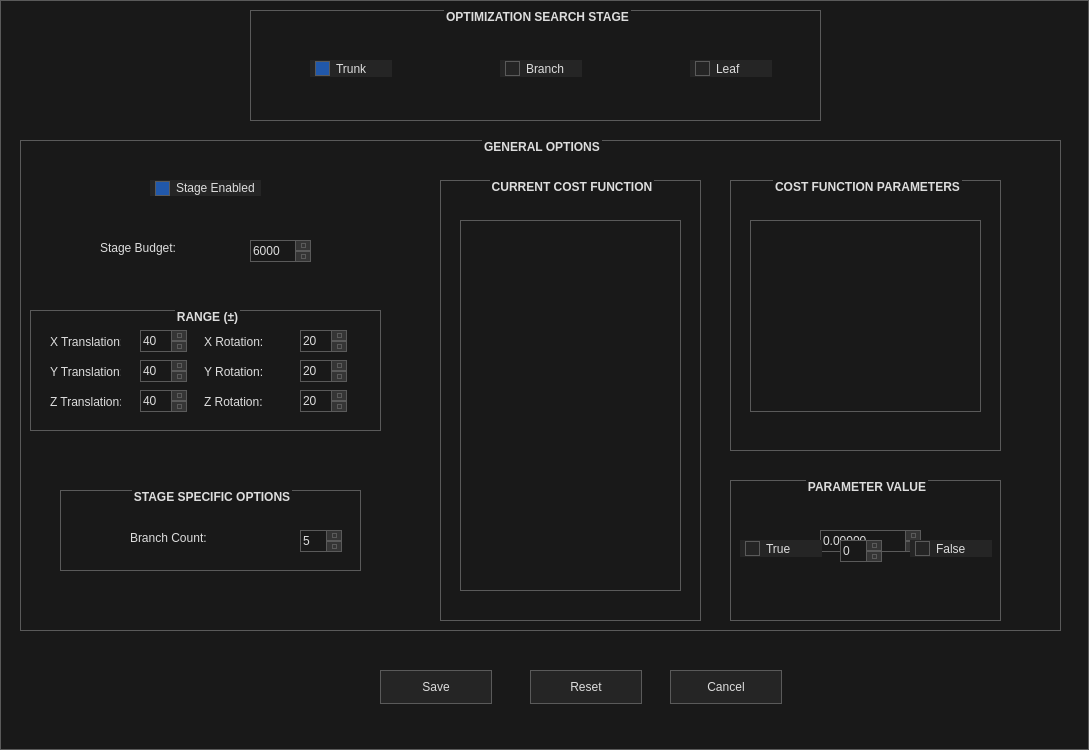
<?xml version="1.0" encoding="UTF-8"?>
<ui version="4.0">
 <class>settings_control</class>
 <widget class="QDialog" name="settings_control">
  <property name="geometry">
   <rect>
    <x>0</x>
    <y>0</y>
    <width>1089</width>
    <height>750</height>
   </rect>
  </property>
  <property name="windowTitle">
   <string>Optimizer Settings</string>
  </property>
  <property name="windowIcon">
   <iconset resource="mainscreen.qrc">
    <normaloff>:/Desktop_Icon/Resources/jta_dime_icon.png</normaloff>:/Desktop_Icon/Resources/jta_dime_icon.png</iconset>
  </property>
  <property name="styleSheet">
   <string notr="true">/*
	Based on a template by Emanuel Claesson (c) 2013 with modifications by Paris Flood

	Licensed under the Apache License, Version 2.0 (the &quot;License&quot;);
	you may not use this file except in compliance with the License.
	You may obtain a copy of the License at

		http://www.apache.org/licenses/LICENSE-2.0

	Unless required by applicable law or agreed to in writing, software
	distributed under the License is distributed on an &quot;AS IS&quot; BASIS,
	WITHOUT WARRANTIES OR CONDITIONS OF ANY KIND, either express or implied.
	See the License for the specific language governing permissions and
	limitations under the License.
*/

/*
	COLOR_DARK     = #191919
	COLOR_MEDIUM   = #353535
	COLOR_MEDLIGHT = #5A5A5A
	COLOR_LIGHT    = #DDDDDD
	COLOR_BLUE  = #2158AA
	COLOR_ORANGE = #D66C23
*/
* {
	background: #191919;
	color: #DDDDDD;
border: 1px solid #5A5A5A;
}

 QMenuBar {
	background: #191919;
	border-style: none;
 }

 QMenuBar::item {
	 background: transparent;
     spacing: 3px; /* spacing between menu bar items */
     padding: 5px 25px;
 }

 QMenuBar::item:selected{
	background: #353535;
  	border: 2px solid #D66C23;
    border-style: none none solid none;
}

 QMenuBar::item:pressed {
	background: #5A5A5A;
}

QCheckBox, QRadioButton {
	border: none;
}

QRadioButton::indicator, QCheckBox::indicator {
	width: 13px;
	height: 13px;
}

QRadioButton::indicator::unchecked, QCheckBox::indicator::unchecked {
	left: 5px;
	border: 1px solid #5A5A5A;
	background: none;
}

QRadioButton::indicator:unchecked:hover, QCheckBox::indicator:unchecked:hover {
	left: 5px;
	border: 1px solid #D66C23;
}

QRadioButton::indicator::checked, QCheckBox::indicator::checked {
	left: 5px;
	border: 1px solid #5A5A5A;
	background: #2158AA;
}

QRadioButton::indicator:checked:hover, QCheckBox::indicator:checked:hover {
	left: 5px;
	border: 1px solid #D66C23;
	background: #2158AA;
}

QGroupBox::title {
	subcontrol-origin: margin;
    subcontrol-position: top center;
}

QScrollBar {
	border: 1px solid #5A5A5A;
	background: #191919;
}

QScrollBar:horizontal {
	height: 15px;
	margin: 0px 16px 0px 16px;
}

QScrollBar:vertical {
	width: 15px;
	margin: 16px 0px 16px 0px;
}

QScrollBar::handle {
	background: #353535;
	border: 1px solid #5A5A5A;
}

QScrollBar::handle:horizontal {
	border-width: 0px 1px 0px 1px;
}

QScrollBar::handle:vertical {
	border-width: 1px 0px 1px 0px;
}

QScrollBar::handle:horizontal {
	min-width: 20px;
}

QScrollBar::handle:vertical {
	min-height: 20px;
}

QScrollBar::add-line, QScrollBar::sub-line {
	background:#353535;
	border: 1px solid #5A5A5A;
	subcontrol-origin: margin;
}

QScrollBar::add-line {
	position: absolute;
}

QScrollBar::add-line:horizontal {
	width: 15px;
	subcontrol-position: right;
	left: 15px;
}

QScrollBar::add-line:vertical {
	height: 15px;
	subcontrol-position: bottom;
	top: 15px;
}

QScrollBar::sub-line:horizontal {
	width: 15px;
	subcontrol-position: left;
}

QScrollBar::sub-line:vertical {
	height: 15px;
	subcontrol-position: top;
}

QScrollBar:left-arrow, QScrollBar::right-arrow, QScrollBar::up-arrow, QScrollBar::down-arrow {
	border: 1px solid #5A5A5A;
	width: 3px;
	height: 3px;
}

QScrollBar::add-page, QScrollBar::sub-page {
	background: none;
}

QAbstractButton {
	background: #252525;
}

QAbstractButton:disabled {
	background: #3F3F3F;
}

QAbstractButton:hover {
	background: #353535;
}

QPushButton:hover {
	background: #353535;
  	border: 1px solid #D66C23;
}

QAbstractButton:pressed {
	background: #5A5A5A;
}

QAbstractItemView {
	show-decoration-selected: 1;
 	outline: 0;
	selection-background-color: #2158AA;
	selection-color: #DDDDDD;
	alternate-background-color: #353535;
}

QHeaderView {
	border: 1px solid #5A5A5A;
}

QHeaderView::section {
	background: #191919;
	border: 1px solid #5A5A5A;
	padding: 4px;
}

QHeaderView::section:selected, QHeaderView::section::checked {
	background: #353535;
}

QTableView {
	gridline-color: #5A5A5A;
}

QTabBar {
	margin-left: 2px;
}

QTabBar::tab {
	border-radius: 0px;
	padding: 4px;
	margin: 4px;
}

QTabBar::tab:selected {
	background: #353535;
}

QComboBox::down-arrow {
	border: 1px solid #5A5A5A;
	background: #353535;
}

QComboBox::drop-down {
	border: 1px solid #5A5A5A;
	background: #353535;
}

QComboBox::down-arrow {
	width: 3px;
	height: 3px;
	border: 1px solid #5A5A5A;
}

QAbstractSpinBox {
	padding-right: 15px;
}

QAbstractSpinBox::up-button, QAbstractSpinBox::down-button {
	border: 1px solid #5A5A5A;
	background: #353535;
	subcontrol-origin: border;
}
QAbstractSpinBox::up-button:hover, QAbstractSpinBox::down-button:hover {
	border: 1px solid #D66C23;
}
QAbstractSpinBox::up-button:pressed, QAbstractSpinBox::down-button:pressed {
	background: #5A5A5A;
}

QAbstractSpinBox::up-arrow, QAbstractSpinBox::down-arrow {
	width: 3px;
	height: 3px;
	border: 1px solid #5A5A5A;
}
QAbstractSpinBox::up-arrow:hover, QAbstractSpinBox::down-arrow:hover {
	border: 1px solid #D66C23;
}

QSlider {
	border: none;
}

QSlider::groove:horizontal {
	height: 5px;
	margin: 4px 0px 4px 0px;
}

QSlider::groove:vertical {
	width: 5px;
	margin: 0px 4px 0px 4px;
}

QSlider::handle {
	border: 1px solid #5A5A5A;
	background: #353535;
}

QSlider::handle:horizontal {
	width: 15px;
	margin: -4px 0px -4px 0px;
}

QSlider::handle:vertical {
	height: 15px;
	margin: 0px -4px 0px -4px;
}

QSlider::add-page:vertical, QSlider::sub-page:horizontal {
	background: #2158AA;
}

QSlider::sub-page:vertical, QSlider::add-page:horizontal {
	background: #353535;
}

QLabel {
	border: none;
}

QProgressBar {
	text-align: center;
}

QProgressBar::chunk {
	width: 1px;
	background-color: #2158AA;
}

QMenu::separator {
	background: #353535;
}

QGroupBox {
	font: bold
}

QListWidget::item:selected {
    background-color: #2158AA;
}

 QMenu::item:selected{
	background: #353535;
	border: 2px solid #D66C23;
    border-style: none solid none none;
}

 QMenu::pressed {
	background: #5A5A5A;
}

QMenu::separator {
    height: 5px;
	background: #2158AA;
}</string>
  </property>
  <widget class="QPushButton" name="save_button">
   <property name="geometry">
    <rect>
     <x>380</x>
     <y>670</y>
     <width>112</width>
     <height>34</height>
    </rect>
   </property>
   <property name="text">
    <string>Save</string>
   </property>
  </widget>
  <widget class="QPushButton" name="reset_button">
   <property name="geometry">
    <rect>
     <x>530</x>
     <y>670</y>
     <width>112</width>
     <height>34</height>
    </rect>
   </property>
   <property name="text">
    <string>Reset</string>
   </property>
  </widget>
  <widget class="QGroupBox" name="general_options_groupBox">
   <property name="geometry">
    <rect>
     <x>20</x>
     <y>140</y>
     <width>1041</width>
     <height>491</height>
    </rect>
   </property>
   <property name="title">
    <string>GENERAL OPTIONS</string>
   </property>
   <widget class="QGroupBox" name="range_groupBox">
    <property name="geometry">
     <rect>
      <x>10</x>
      <y>170</y>
      <width>351</width>
      <height>121</height>
     </rect>
    </property>
    <property name="title">
     <string>RANGE (±)</string>
    </property>
    <property name="alignment">
     <set>Qt::AlignCenter</set>
    </property>
    <widget class="QLabel" name="x_translation_label">
     <property name="geometry">
      <rect>
       <x>20</x>
       <y>24</y>
       <width>71</width>
       <height>16</height>
      </rect>
     </property>
     <property name="text">
      <string>X Translation:</string>
     </property>
    </widget>
    <widget class="QLabel" name="y_translation_label">
     <property name="geometry">
      <rect>
       <x>20</x>
       <y>54</y>
       <width>71</width>
       <height>16</height>
      </rect>
     </property>
     <property name="text">
      <string>Y Translation:</string>
     </property>
    </widget>
    <widget class="QLabel" name="z_translation_label">
     <property name="geometry">
      <rect>
       <x>20</x>
       <y>84</y>
       <width>71</width>
       <height>16</height>
      </rect>
     </property>
     <property name="text">
      <string>Z Translation:</string>
     </property>
    </widget>
    <widget class="QLabel" name="x_rotation_label">
     <property name="geometry">
      <rect>
       <x>174</x>
       <y>24</y>
       <width>61</width>
       <height>16</height>
      </rect>
     </property>
     <property name="text">
      <string>X Rotation:</string>
     </property>
    </widget>
    <widget class="QLabel" name="y_rotation_label">
     <property name="geometry">
      <rect>
       <x>174</x>
       <y>54</y>
       <width>61</width>
       <height>16</height>
      </rect>
     </property>
     <property name="text">
      <string>Y Rotation:</string>
     </property>
    </widget>
    <widget class="QLabel" name="z_rotation_label">
     <property name="geometry">
      <rect>
       <x>174</x>
       <y>84</y>
       <width>61</width>
       <height>16</height>
      </rect>
     </property>
     <property name="text">
      <string>Z Rotation:</string>
     </property>
    </widget>
    <widget class="QSpinBox" name="x_translation_spinBox">
     <property name="geometry">
      <rect>
       <x>110</x>
       <y>20</y>
       <width>47</width>
       <height>22</height>
      </rect>
     </property>
     <property name="maximum">
      <number>1000000</number>
     </property>
     <property name="value">
      <number>40</number>
     </property>
    </widget>
    <widget class="QSpinBox" name="y_translation_spinBox">
     <property name="geometry">
      <rect>
       <x>110</x>
       <y>50</y>
       <width>47</width>
       <height>22</height>
      </rect>
     </property>
     <property name="maximum">
      <number>1000000</number>
     </property>
     <property name="value">
      <number>40</number>
     </property>
    </widget>
    <widget class="QSpinBox" name="z_translation_spinBox">
     <property name="geometry">
      <rect>
       <x>110</x>
       <y>80</y>
       <width>47</width>
       <height>22</height>
      </rect>
     </property>
     <property name="maximum">
      <number>1000000</number>
     </property>
     <property name="value">
      <number>40</number>
     </property>
    </widget>
    <widget class="QSpinBox" name="x_rotation_spinBox">
     <property name="geometry">
      <rect>
       <x>270</x>
       <y>20</y>
       <width>47</width>
       <height>22</height>
      </rect>
     </property>
     <property name="maximum">
      <number>180</number>
     </property>
     <property name="value">
      <number>20</number>
     </property>
    </widget>
    <widget class="QSpinBox" name="y_rotation_spinBox">
     <property name="geometry">
      <rect>
       <x>270</x>
       <y>50</y>
       <width>47</width>
       <height>22</height>
      </rect>
     </property>
     <property name="maximum">
      <number>180</number>
     </property>
     <property name="value">
      <number>20</number>
     </property>
    </widget>
    <widget class="QSpinBox" name="z_rotation_spinBox">
     <property name="geometry">
      <rect>
       <x>270</x>
       <y>80</y>
       <width>47</width>
       <height>22</height>
      </rect>
     </property>
     <property name="maximum">
      <number>180</number>
     </property>
     <property name="value">
      <number>20</number>
     </property>
    </widget>
   </widget>
   <widget class="QLabel" name="stage_budget_label">
    <property name="geometry">
     <rect>
      <x>80</x>
      <y>100</y>
      <width>141</width>
      <height>16</height>
     </rect>
    </property>
    <property name="text">
     <string>Stage Budget:</string>
    </property>
   </widget>
   <widget class="QSpinBox" name="budget_spinBox">
    <property name="geometry">
     <rect>
      <x>230</x>
      <y>100</y>
      <width>61</width>
      <height>22</height>
     </rect>
    </property>
    <property name="minimum">
     <number>1</number>
    </property>
    <property name="maximum">
     <number>999999999</number>
    </property>
    <property name="value">
     <number>6000</number>
    </property>
   </widget>
   <widget class="QCheckBox" name="stage_enabled_checkBox">
    <property name="geometry">
     <rect>
      <x>130</x>
      <y>40</y>
      <width>111</width>
      <height>16</height>
     </rect>
    </property>
    <property name="text">
     <string>Stage Enabled</string>
    </property>
    <property name="checked">
     <bool>true</bool>
    </property>
   </widget>
   <widget class="QGroupBox" name="stage_specific_groupBox">
    <property name="geometry">
     <rect>
      <x>40</x>
      <y>350</y>
      <width>301</width>
      <height>81</height>
     </rect>
    </property>
    <property name="title">
     <string>STAGE SPECIFIC OPTIONS</string>
    </property>
    <widget class="QSpinBox" name="branch_count_spinBox">
     <property name="geometry">
      <rect>
       <x>240</x>
       <y>40</y>
       <width>42</width>
       <height>22</height>
      </rect>
     </property>
     <property name="maximum">
      <number>999999999</number>
     </property>
     <property name="value">
      <number>5</number>
     </property>
    </widget>
    <widget class="QLabel" name="branch_total_count_label">
     <property name="geometry">
      <rect>
       <x>70</x>
       <y>40</y>
       <width>141</width>
       <height>16</height>
      </rect>
     </property>
     <property name="text">
      <string>Branch Count:</string>
     </property>
    </widget>
   </widget>
   <widget class="QGroupBox" name="cost_function_groupBox">
    <property name="geometry">
     <rect>
      <x>420</x>
      <y>40</y>
      <width>261</width>
      <height>441</height>
     </rect>
    </property>
    <property name="title">
     <string>CURRENT COST FUNCTION</string>
    </property>
    <widget class="QListWidget" name="cost_function_listWidget">
     <property name="geometry">
      <rect>
       <x>20</x>
       <y>40</y>
       <width>221</width>
       <height>371</height>
      </rect>
     </property>
    </widget>
   </widget>
   <widget class="QGroupBox" name="cost_function_parameters_groupBox">
    <property name="geometry">
     <rect>
      <x>710</x>
      <y>40</y>
      <width>271</width>
      <height>271</height>
     </rect>
    </property>
    <property name="title">
     <string>COST FUNCTION PARAMETERS</string>
    </property>
    <widget class="QListWidget" name="cost_function_parameters_listWidget">
     <property name="geometry">
      <rect>
       <x>20</x>
       <y>40</y>
       <width>231</width>
       <height>192</height>
      </rect>
     </property>
    </widget>
   </widget>
   <widget class="QGroupBox" name="parameter_value_groupBox">
    <property name="geometry">
     <rect>
      <x>710</x>
      <y>340</y>
      <width>271</width>
      <height>141</height>
     </rect>
    </property>
    <property name="title">
     <string>PARAMETER VALUE</string>
    </property>
    <widget class="QDoubleSpinBox" name="double_parameter_spinBox">
     <property name="geometry">
      <rect>
       <x>90</x>
       <y>50</y>
       <width>101</width>
       <height>22</height>
      </rect>
     </property>
     <property name="decimals">
      <number>5</number>
     </property>
     <property name="minimum">
      <double>-9999999999999999827367757839185598317239782875580932278577147150336.000000000000000</double>
     </property>
     <property name="maximum">
      <double>999999999999999929757289024535551219930759168.000000000000000</double>
     </property>
    </widget>
    <widget class="QRadioButton" name="bool_parameter_true_radioButton">
     <property name="geometry">
      <rect>
       <x>10</x>
       <y>60</y>
       <width>82</width>
       <height>17</height>
      </rect>
     </property>
     <property name="text">
      <string>True</string>
     </property>
    </widget>
    <widget class="QRadioButton" name="bool_parameter_false_radioButton">
     <property name="geometry">
      <rect>
       <x>180</x>
       <y>60</y>
       <width>82</width>
       <height>17</height>
      </rect>
     </property>
     <property name="text">
      <string>False</string>
     </property>
    </widget>
    <widget class="QSpinBox" name="int_parameter_spinBox">
     <property name="geometry">
      <rect>
       <x>110</x>
       <y>60</y>
       <width>42</width>
       <height>22</height>
      </rect>
     </property>
     <property name="minimum">
      <number>-999999999</number>
     </property>
     <property name="maximum">
      <number>999999999</number>
     </property>
    </widget>
   </widget>
  </widget>
  <widget class="QGroupBox" name="optimization_search_stage_groupBox">
   <property name="geometry">
    <rect>
     <x>250</x>
     <y>10</y>
     <width>571</width>
     <height>111</height>
    </rect>
   </property>
   <property name="title">
    <string>OPTIMIZATION SEARCH STAGE</string>
   </property>
   <widget class="QRadioButton" name="trunk_radioButton">
    <property name="enabled">
     <bool>true</bool>
    </property>
    <property name="geometry">
     <rect>
      <x>60</x>
      <y>50</y>
      <width>82</width>
      <height>17</height>
     </rect>
    </property>
    <property name="text">
     <string>Trunk</string>
    </property>
    <property name="checked">
     <bool>true</bool>
    </property>
   </widget>
   <widget class="QRadioButton" name="branch_radioButton">
    <property name="geometry">
     <rect>
      <x>250</x>
      <y>50</y>
      <width>82</width>
      <height>17</height>
     </rect>
    </property>
    <property name="text">
     <string>Branch</string>
    </property>
   </widget>
   <widget class="QRadioButton" name="leaf_radioButton">
    <property name="geometry">
     <rect>
      <x>440</x>
      <y>50</y>
      <width>82</width>
      <height>17</height>
     </rect>
    </property>
    <property name="text">
     <string>Leaf</string>
    </property>
   </widget>
  </widget>
  <widget class="QPushButton" name="cancel_button">
   <property name="geometry">
    <rect>
     <x>670</x>
     <y>670</y>
     <width>112</width>
     <height>34</height>
    </rect>
   </property>
   <property name="text">
    <string>Cancel</string>
   </property>
  </widget>
 </widget>
 <resources>
  <include location="mainscreen.qrc"/>
 </resources>
 <connections/>
</ui>
